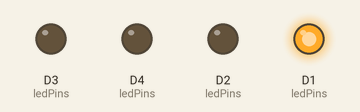
Simulated run of this sketch. Board: ESP8266 (NodeMCU). Shown: output pins drawn as LEDs (lit = HIGH).

Above: at 0.15 s.
At 0.75 s:
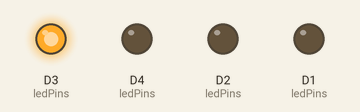
At 1.65 s:
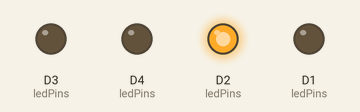
At 2.25 s:
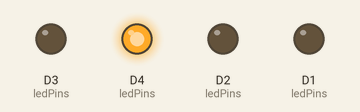
Timing chart, 0 to 3.0 s (numbered marks = the images above):
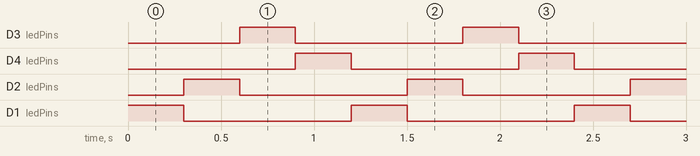

The sketch:

flashing_LED.ino
```cpp
const int ledPins[] = {D1, D2, D3, D4};
// Add more pin numbers as needed
 void setup() {
    // Initialize all LED pins as output
    for (int pin : ledPins) {
        pinMode(pin, OUTPUT);
    }
}
 void loop() {
    // Turn on each LED, delay, then turn it off
    for (int pin : ledPins) {
        digitalWrite(pin, HIGH);
        delay(300);
        digitalWrite(pin, LOW);
    }
}
```

Measured:
- by itself, D3 (ledPins), D4 (ledPins), D2 (ledPins), D1 (ledPins): alternates HIGH for 0.30 s and LOW for 0.90 s
- by itself, everything shown: repeats every 1.2 s, in 5 steps
